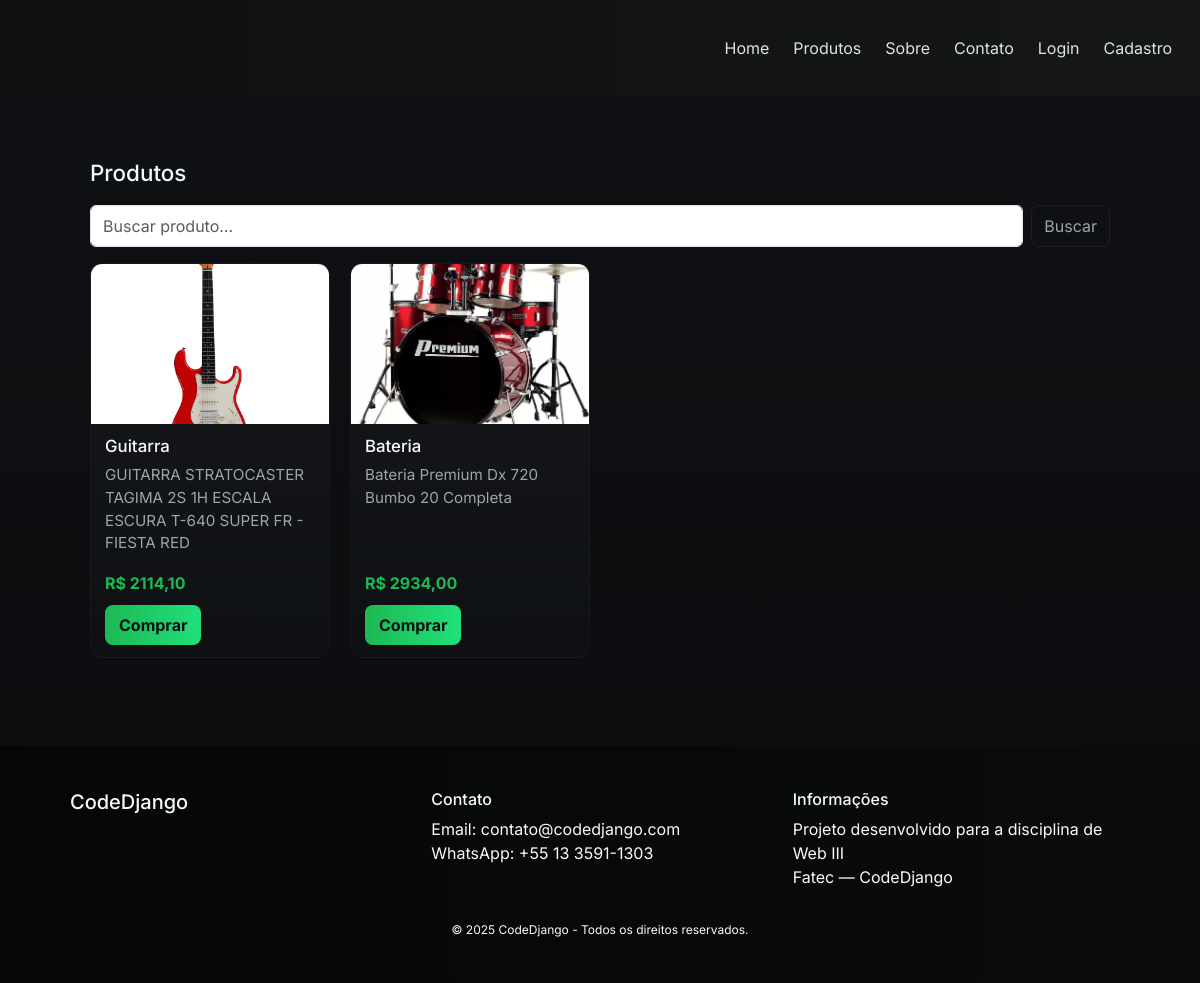
/produtos/, run on the app's committed database.
### core/models.py (models this page shows, shortened)
class Produto(models.Model):
    nome = models.CharField(max_length=100)
    estoque = models.PositiveIntegerField()
    preco = models.DecimalField(max_digits=10, decimal_places=2)
    descricao = models.TextField()
    foto = models.ImageField(upload_to='produtos/')
    criado_em = models.DateTimeField(auto_now_add=True)
    atualizado_em = models.DateTimeField(auto_now=True)

class Pagina(models.Model):
    nome_do_site = models.CharField(max_length=100)
    logo_do_site = models.ImageField(upload_to='logos/')
    texto_chamada = models.CharField(max_length=200)
    texto_sobre = models.TextField()
    imagem_sobre = models.ImageField(upload_to='sobre/')
    endereco = models.CharField(max_length=200)
    email = models.EmailField()
    whatsapp = models.CharField(max_length=20)
    criado_em = models.DateTimeField(auto_now_add=True)
    atualizado_em = models.DateTimeField(auto_now=True)

### core/views.py (the view)
# urls.py: path('produtos/', views.produtos, name='produtos'),
def produtos(request):
    busca = request.GET.get("busca", "")
    produtos = Produto.objects.filter(nome__icontains=busca)
    return render(request, "core/produtos.html", {
        "produtos": produtos,
        "busca": busca
    })

### core/context_processors/pagina_context.py (called while the page is built)
def pagina_context(request):
    return {
        'pagina_global': Pagina.objects.first()
    }

### core/templates/core/produtos.html (shortened to what this page needs)
{% extends 'core/base.html' %}
{% block content %}
<div class="container">
  <h3 class="section-title">Produtos</h3>
  <div class="mb-3">
    <form method="get" class="d-flex gap-2">
      <input name="busca" class="form-control" placeholder="Buscar produto..." value="{{ busca|default:'' }}">
      <button class="btn-ghost">Buscar</button>
    </form>
  </div>
  <div class="produtos-container">
    {% for produto in produtos %}
      <div class="card-produto">
        <img src="{{ produto.foto.url }}" alt="{{ produto.nome }}">
        <div class="body">
          <div>
            <h3>{{ produto.nome }}</h3>
            <p class="text-muted-2">{{ produto.descricao|truncatechars:80 }}</p>
          </div>
          <div>
            <p class="preco">R$ {{ produto.preco }}</p>
            <div class="card-actions">
              <a href="{% url 'pedido' produto.id %}" class="btn-primary">Comprar</a>
            </div>
          </div>
        </div>
      </div>
    {% endfor %}
  </div>
</div>
{% endblock %}

### core/templates/core/base.html (shortened to what this page needs)
{% load static %}
<!DOCTYPE html>
<html lang="pt-br">
<head>
    <link href="https://cdn.jsdelivr.net/npm/bootstrap@5.3.2/dist/css/bootstrap.min.css" rel="stylesheet">
    <link rel="stylesheet" href="{% static 'core/style.css' %}">
</head>
<body>
<nav class="navbar navbar-expand-lg navbar-dark bg-dark">
    <div class="container mt-3">
    </div>
    <div class="container">
        <div class="collapse navbar-collapse" id="menu">
            <ul class="navbar-nav ms-auto">
                <li class="nav-item">
                    <a class="nav-link" href="{% url 'index' %}">Home</a>
                </li>
                <li class="nav-item">
                    <a class="nav-link" href="{% url 'produtos' %}">Produtos</a>
                </li>
                <li class="nav-item">
                    <a class="nav-link" href="{% url 'sobre' %}">Sobre</a>
                </li>
                <li class="nav-item">
                    <a class="nav-link" href="{% url 'contato' %}">Contato</a>
                </li>
                {% if user.is_authenticated %}
                    <li class="nav-item">
                        <a class="nav-link" href="{% url 'perfil' %}">Perfil</a>
                    </li>
                    <li class="nav-item">
                        <span class="nav-link disabled">
                            Olá, {{ user.username }}
                        </span>
                    </li>
                    <li class="nav-item d-flex align-items-center">
    <form action="{% url 'logout' %}" method="post" class="m-0 p-0">
        {% csrf_token %}
        <button class="nav-link btn p-0 m-0 text-light" style="background:none; border:none;">
            Logout
        </button>
    </form>
</li>
                {% else %}
                    <li class="nav-item">
                        <a class="nav-link" href="{% url 'login' %}">Login</a>
                    </li>
                    <li class="nav-item">
                        <a class="nav-link" href="{% url 'cadastro' %}">Cadastro</a>
                    </li>
                {% endif %}
            </ul>
        </div>
    </div>
</nav>
<div class="container mt-4 mb-5">
    {% block content %}
    {% endblock %}
</div>
<footer class="bg-dark text-light mt-5 pt-4 pb-4">
    <div class="container">
        <div class="row">
            <div class="col-md-4 mb-3">
                <h5>{{ pagina_global.nome_do_site }}</h5>
            </div>
            <div class="col-md-4 mb-3">
                <h6>Contato</h6>
                <p style="margin: 0;">Email: {{ pagina_global.email }}</p>
                <p style="margin: 0;">WhatsApp: {{ pagina_global.whatsapp }}</p>
            </div>
            <div class="col-md-4 mb-3">
                <h6>Informações</h6>
                <p style="margin: 0;">Projeto desenvolvido para a disciplina de Web III</p>
                <p style="margin: 0;">Fatec — {{ pagina_global.nome_do_site }}</p>
            </div>
        </div>
        <div class="text-center mt-3" style="font-size: 12px;">
            © 2025 {{ pagina_global.nome_do_site }} - Todos os direitos reservados.
        </div>
    </div>
</footer>
</body>
</html>

### core/static/core/style.css (style rules this page uses)
* { box-sizing: border-box; margin:0; padding:0; font-family: Inter, system-ui, -apple-system, "Segoe UI", Roboto, "Helvetica Neue", Arial; }
:root { --bg:#0f1114; --surface:#121417; --muted:#9aa4ad; --accent:#1db954; --accent-2:#00a3ff; --card:#15171b; --glass: rgba(255,255,255,0.03); --radius:12px; }
body { background: linear-gradient(180deg,var(--bg), #0b0c0e); color: #e6eef3; -webkit-font-smoothing:antialiased; -moz-osx-font-smoothing:grayscale; line-height:1.5; }
.container { max-width:1100px; margin:0 auto; padding: 20px; }
.navbar { background: linear-gradient(90deg, rgba(10,10,10,0.8), rgba(20,20,20,0.85)); }
.nav-link { color: #d8e6df !important; margin-left:8px; }
.section-title { font-size:1.4rem; margin-bottom:18px; color:#f3fbf8; }
.produtos-container { display:grid; grid-template-columns: repeat(auto-fill,minmax(220px,1fr)); gap:20px; }
.card-produto { background: linear-gradient(180deg,var(--card), rgba(255,255,255,0.01)); border-radius: 12px; overflow:hidden; display:flex; flex-direction:column; transition: transform .15s ease, box-shadow .15s ease; border:1px solid rgba(255,255,255,0.02); }
.card-produto img { width:100%; height:160px; object-fit:cover; display:block; }
.card-produto .body { padding:12px 14px; flex:1; display:flex; flex-direction:column; justify-content:space-between; }
.card-produto h3 { font-size:1.05rem; margin-bottom:8px; color:#f8fbfa; }
.card-produto p.preco { font-weight:700; color:var(--accent); margin-bottom:10px; }
.card-actions { display:flex; gap:10px; align-items:center; }
.btn-ghost { background:transparent; border:1px solid rgba(255,255,255,0.06); color:var(--muted); padding:8px 12px; border-radius:8px; text-decoration:none; }
.btn-primary { background: linear-gradient(90deg,var(--accent), #20e07b); color:#071012; padding:8px 14px; border-radius:8px; text-decoration:none; font-weight:700; }
footer { background: linear-gradient(90deg,#060607,#0a0b0d); padding:28px 0; color:var(--muted); }
footer h5, footer h6 { color:#f3fbf8; }
.text-muted-2 { color: var(--muted); font-size:0.95rem; }

### data on the page
Produto: foto (picture), nome "Guitarra", descricao "GUITARRA STRATOCASTER TAGIMA 2S 1H ESCALA ESCURA T-640 SUPER FR - FIESTA RED", preco "2114,10"
Produto: foto (picture), nome "Bateria", descricao "Bateria Premium Dx 720 Bumbo 20 Completa", preco "2934,00"
Pagina: nome_do_site "CodeDjango", email "contato@codedjango.com", whatsapp "+55 13 3591-1303"
